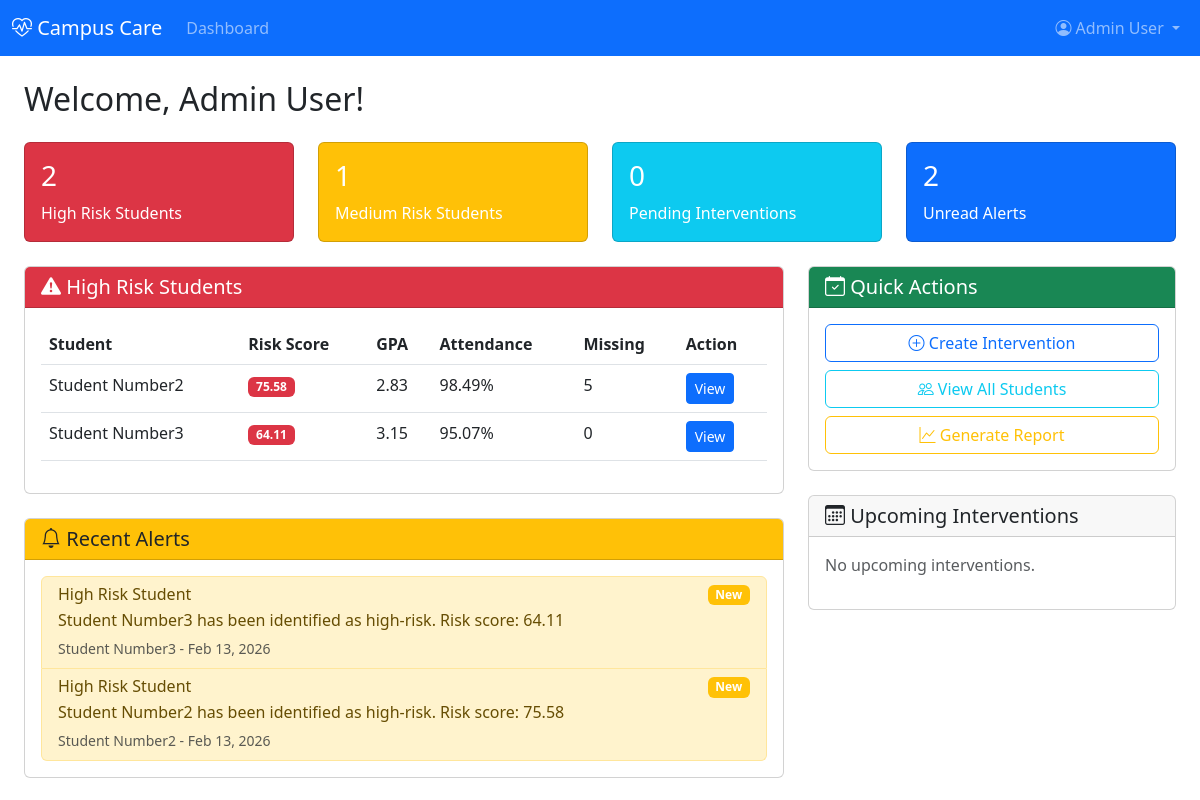
Page /dashboard/ (signed in) on the committed database.
### accounts/models.py (models this page shows, shortened)
class User(AbstractUser):
    ROLE_CHOICES = [
        ('student', 'Student'),
        ('teacher', 'Teacher'),
        ('counselor', 'Counselor'),
        ('admin', 'Admin'),
    ]
    role = models.CharField(max_length=20, choices=ROLE_CHOICES)
    phone = models.CharField(max_length=15, blank=True)
    profile_picture = models.ImageField(upload_to='profiles/', blank=True, null=True)

### wellness/models.py (models this page shows, shortened)
class RiskAssessment(models.Model):
    RISK_LEVELS = [
        ('low', 'Low'),
        ('medium', 'Medium'),
        ('high', 'High'),
    ]
    student = models.ForeignKey(settings.AUTH_USER_MODEL, on_delete=models.CASCADE, related_name='risk_assessments')
    date = models.DateField(auto_now_add=True)
    risk_level = models.CharField(max_length=10, choices=RISK_LEVELS)
    risk_score = models.DecimalField(max_digits=5, decimal_places=2)
    gpa = models.DecimalField(max_digits=3, decimal_places=2, null=True, blank=True)
    attendance_rate = models.DecimalField(max_digits=5, decimal_places=2, null=True, blank=True)
    missing_assignments = models.IntegerField(default=0)
    notes = models.TextField(blank=True)
    class Meta:
        ordering = ['-date']

class Alert(models.Model):
    ALERT_TYPES = [
        ('high_risk', 'High Risk Student'),
        ('missing_assignments', 'Missing Assignments'),
        ('low_attendance', 'Low Attendance'),
        ('wellness_concern', 'Wellness Concern'),
        ('teacher_concern', 'Teacher Concern'),
    ]
    student = models.ForeignKey(settings.AUTH_USER_MODEL, on_delete=models.CASCADE, related_name='alerts')
    alert_type = models.CharField(max_length=30, choices=ALERT_TYPES)
    message = models.TextField()
    created_at = models.DateTimeField(auto_now_add=True)
    is_read = models.BooleanField(default=False)
    resolved = models.BooleanField(default=False)
    class Meta:
        ordering = ['-created_at']

### accounts/views.py (the view)
# urls.py: path('dashboard/', views.dashboard_view, name='dashboard'),
@login_required
def dashboard_view(request):
    user = request.user
    if user.role == 'student':
        return student_dashboard(request)
    elif user.role == 'teacher':
        return teacher_dashboard(request)
    elif user.role == 'counselor':
        return counselor_dashboard(request)
    else:
        return admin_dashboard(request)

### accounts/views.py (called while the page is built)
def admin_dashboard(request):
    return counselor_dashboard(request)

### templates/dashboard/counselor_dashboard.html (shortened to what this page needs)
{% extends 'base.html' %}
{% block content %}
<div class="container-fluid">
    <h2 class="mb-4">Welcome, {{ user.get_full_name }}!</h2>
    <div class="row mb-4">
        <div class="col-md-3">
            <div class="card text-white bg-danger">
                <div class="card-body">
                    <h3>{{ high_risk_count }}</h3>
                    <p class="mb-0">High Risk Students</p>
                </div>
            </div>
        </div>
        <div class="col-md-3">
            <div class="card text-white bg-warning">
                <div class="card-body">
                    <h3>{{ medium_risk_count }}</h3>
                    <p class="mb-0">Medium Risk Students</p>
                </div>
            </div>
        </div>
        <div class="col-md-3">
            <div class="card text-white bg-info">
                <div class="card-body">
                    <h3>{{ pending_interventions }}</h3>
                    <p class="mb-0">Pending Interventions</p>
                </div>
            </div>
        </div>
        <div class="col-md-3">
            <div class="card text-white bg-primary">
                <div class="card-body">
                    <h3>{{ unread_alerts }}</h3>
                    <p class="mb-0">Unread Alerts</p>
                </div>
            </div>
        </div>
    </div>
    <div class="row">
        <div class="col-md-8">
            <div class="card mb-4">
                <div class="card-header bg-danger text-white">
                    <h5 class="mb-0"><i class="bi bi-exclamation-triangle-fill"></i> High Risk Students</h5>
                </div>
                <div class="card-body">
                    {% if high_risk_students %}
                        <div class="table-responsive">
                            <table class="table table-hover">
                                <thead>
                                    <tr>
                                        <th>Student</th>
                                        <th>Risk Score</th>
                                        <th>GPA</th>
                                        <th>Attendance</th>
                                        <th>Missing</th>
                                        <th>Action</th>
                                    </tr>
                                </thead>
                                <tbody>
                                {% for assessment in high_risk_students %}
                                    <tr>
                                        <td>{{ assessment.student.get_full_name }}</td>
                                        <td><span class="badge bg-danger">{{ assessment.risk_score }}</span></td>
                                        <td>{{ assessment.gpa|default:"N/A" }}</td>
                                        <td>{{ assessment.attendance_rate|default:"N/A" }}%</td>
                                        <td>{{ assessment.missing_assignments }}</td>
                                        <td>
                                            <a href="#" class="btn btn-sm btn-primary">View</a>
                                        </td>
                                    </tr>
                                {% endfor %}
                                </tbody>
                            </table>
                        </div>
                    {% else %}
                        <p class="text-success">No high-risk students at this time.</p>
                    {% endif %}
                </div>
            </div>
            <div class="card">
                <div class="card-header bg-warning">
                    <h5 class="mb-0"><i class="bi bi-bell"></i> Recent Alerts</h5>
                </div>
                <div class="card-body">
                    {% if alerts %}
                        <div class="list-group">
                        {% for alert in alerts %}
                            <div class="list-group-item {% if not alert.is_read %}list-group-item-warning{% endif %}">
                                <div class="d-flex justify-content-between align-items-start">
                                    <div>
                                        <h6 class="mb-1">{{ alert.get_alert_type_display }}</h6>
                                        <p class="mb-1">{{ alert.message }}</p>
                                        <small class="text-muted">{{ alert.student.get_full_name }} - {{ alert.created_at|date:"M d, Y" }}</small>
                                    </div>
                                    {% if not alert.is_read %}
                                    <span class="badge bg-warning">New</span>
                                    {% endif %}
                                </div>
                            </div>
                        {% endfor %}
                        </div>
                    {% else %}
                        <p class="text-muted">No recent alerts.</p>
                    {% endif %}
                </div>
            </div>
        </div>
        <div class="col-md-4">
            <div class="card mb-4">
                <div class="card-header bg-success text-white">
                    <h5 class="mb-0"><i class="bi bi-calendar-check"></i> Quick Actions</h5>
                </div>
                <div class="card-body">
                    <div class="d-grid gap-2">
                        <a href="#" class="btn btn-outline-primary">
                            <i class="bi bi-plus-circle"></i> Create Intervention
                        </a>
                        <a href="#" class="btn btn-outline-info">
                            <i class="bi bi-people"></i> View All Students
                        </a>
                        <a href="#" class="btn btn-outline-warning">
                            <i class="bi bi-graph-up"></i> Generate Report
                        </a>
                    </div>
                </div>
            </div>
            <div class="card">
                <div class="card-header">
                    <h5 class="mb-0"><i class="bi bi-calendar3"></i> Upcoming Interventions</h5>
                </div>
                <div class="card-body">
                    {% if upcoming_interventions %}
                        <div class="list-group">
                        {% for intervention in upcoming_interventions %}
                            <div class="list-group-item">
                                <h6 class="mb-1">{{ intervention.student.get_full_name }}</h6>
                                <small class="text-muted">{{ intervention.get_intervention_type_display }}</small><br>
                                <small class="text-primary">{{ intervention.scheduled_date|date:"M d, Y g:i A" }}</small>
                            </div>
                        {% endfor %}
                        </div>
                    {% else %}
                        <p class="text-muted">No upcoming interventions.</p>
                    {% endif %}
                </div>
            </div>
        </div>
    </div>
</div>
{% endblock %}

### templates/base.html (shortened to what this page needs)
<!DOCTYPE html>
<html lang="en">
<head>
    <link href="https://cdn.jsdelivr.net/npm/bootstrap@5.3.0/dist/css/bootstrap.min.css" rel="stylesheet">
    <link rel="stylesheet" href="https://cdn.jsdelivr.net/npm/bootstrap-icons@1.11.0/font/bootstrap-icons.css">
</head>
<body>
    {% if user.is_authenticated %}
    <nav class="navbar navbar-expand-lg navbar-dark bg-primary">
        <div class="container-fluid">
            <a class="navbar-brand" href="{% url 'dashboard' %}">
                <i class="bi bi-heart-pulse"></i> Campus Care
            </a>
            <div class="collapse navbar-collapse" id="navbarNav">
                <ul class="navbar-nav me-auto">
                    <li class="nav-item">
                        <a class="nav-link" href="{% url 'dashboard' %}">Dashboard</a>
                    </li>
                </ul>
                <ul class="navbar-nav">
                    <li class="nav-item dropdown">
                        <a class="nav-link dropdown-toggle" href="#" role="button" data-bs-toggle="dropdown">
                            <i class="bi bi-person-circle"></i> {{ user.get_full_name }}
                        </a>
                    </li>
                </ul>
            </div>
        </div>
    </nav>
    {% endif %}
    <main class="{% if user.is_authenticated %}container-fluid mt-4{% endif %}">
        {% block content %}{% endblock %}
    </main>
</body>
</html>

### rows in the picture
User: get_full_name "Admin User"
RiskAssessment: student.get_full_name "Student Number2", risk_score "75.58", gpa "2.83", attendance_rate "98.49", missing_assignments "5"
RiskAssessment: student.get_full_name "Student Number3", risk_score "64.11", gpa "3.15", attendance_rate "95.07", missing_assignments "0"
Alert: alert_type "High Risk Student", message "Student Number3 has been identified as high-risk. Risk score: 64.11", student.get_full_name "Student Number3", created_at "Feb 13, 2026", is_read "New"
Alert: alert_type "High Risk Student", message "Student Number2 has been identified as high-risk. Risk score: 75.58", student.get_full_name "Student Number2", created_at "Feb 13, 2026", is_read "New"

### other values in the picture
{{ high_risk_count }} "2"
{{ medium_risk_count }} "1"
{{ pending_interventions }} "0"
{{ unread_alerts }} "2"
